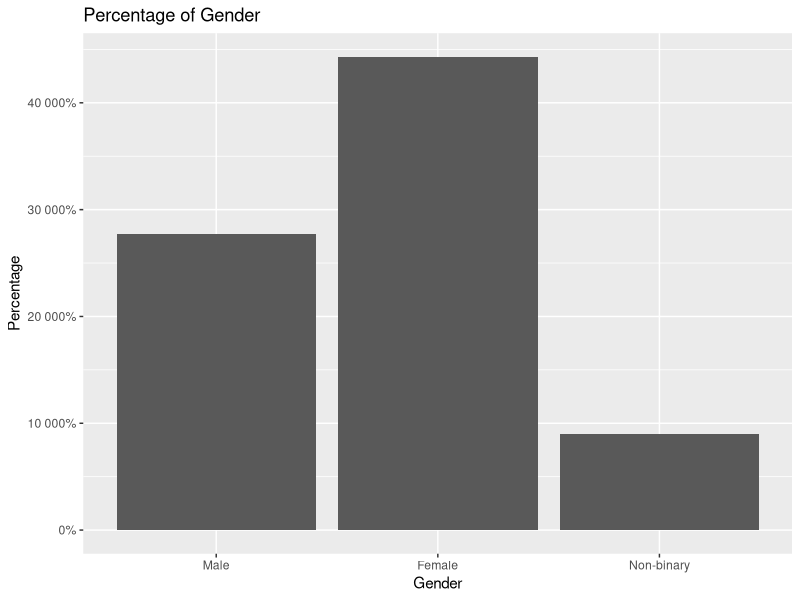
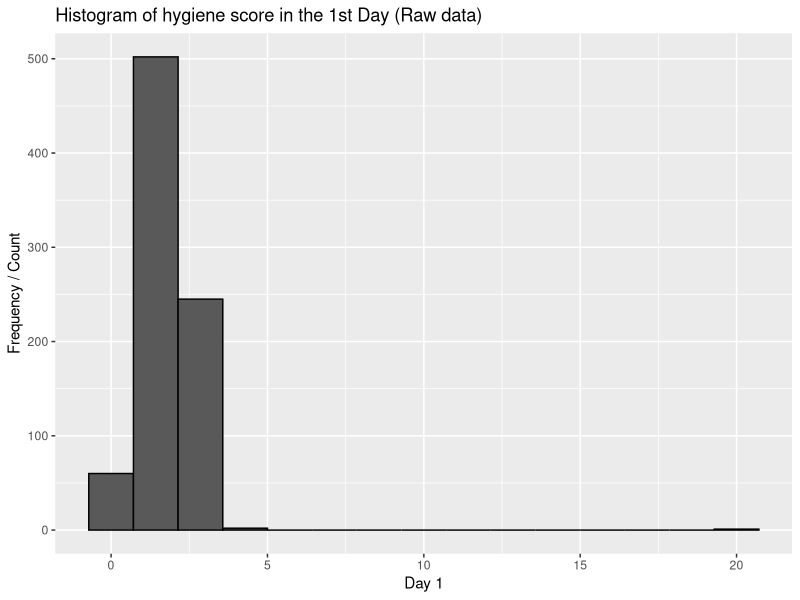
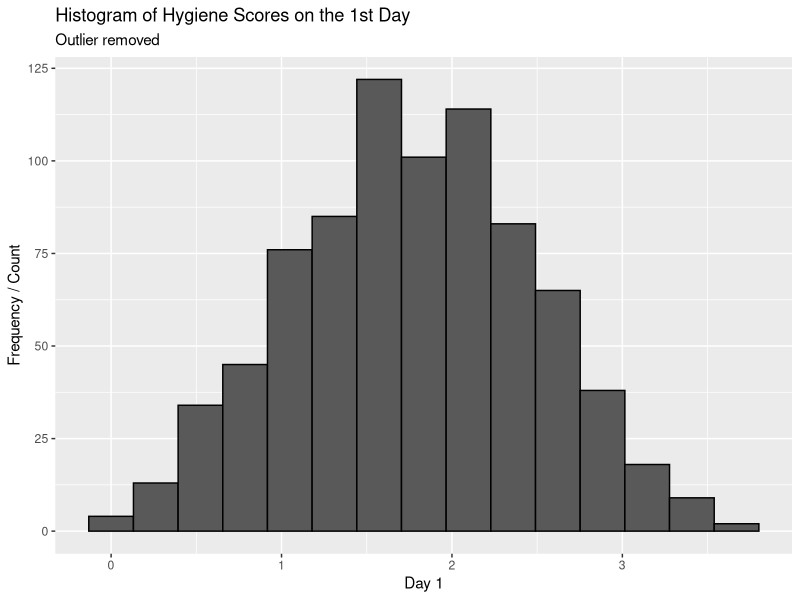

Recreate these plots in R, in order.
## ---- chunk 1
library(ggplot2)
library(dplyr)
## ---- chunk 2
# Using `foreign` is truly a pain for handling SPSS data, I'll use heaven instead. 
download_festival <- haven::read_sav('./datasets/download.sav')
## ---- chunk 3
print('A summary and structure of this dataset')
summary(download_festival)
str(download_festival)
## ---- chunk 4
print('Q1a: What do 1, 2, and 3 mean in variable “gender”?')
download_festival$gender %>%
  attr('labels')
## ---- chunk 5
print('Q1b: What are their percentages in the sample?')
gender_percentage <- download_festival %>%
  group_by(gender) %>%
  summarise(Percentage = n() / nrow(download_festival) * 100)
print(gender_percentage)
## ---- chunk 6
download_festival$gender <- factor(download_festival$gender, levels = c(1,2,3), labels = c('Male', 'Female', 'Non-binary'))

ggplot(download_festival, aes(x=gender)) + 
  geom_bar() + 
  xlab('Gender') + 
  ylab('Percentage') + 
  scale_y_continuous(labels = scales::percent) + 
  ggtitle('Percentage of Gender')
## ---- chunk 7
print('Draw a histogram of “day_1”. Is there anything wrong with this variable?')
ggplot(download_festival, aes(x=day_1)) + 
  geom_histogram(color = 1, bins=15) + 
  xlab('Day 1') + 
  ylab('Frequency / Count') + 
  ggtitle('Histogram of hygiene score in the 1st Day (Raw data)')
  print('An outlier found.')
## ---- chunk 8
print('How many cases have missing values for “day_2”?')
summary(download_festival)
print('Answer\'s on the 7th row, 546 cases missing.')
## ---- chunk 9
print('Exclude Ms. Laundry Pod.')
download_festival_no_outliers <- download_festival[download_festival$day_1 <= 5, ]
ggplot(download_festival_no_outliers, aes(x=day_1)) + 
  geom_histogram(color = 1, bins=15) + 
  labs(title='Histogram of Hygiene Scores on the 1st Day', 
        subtitle='Outlier removed') + 
  xlab('Day 1') + 
  ylab('Frequency / Count')
